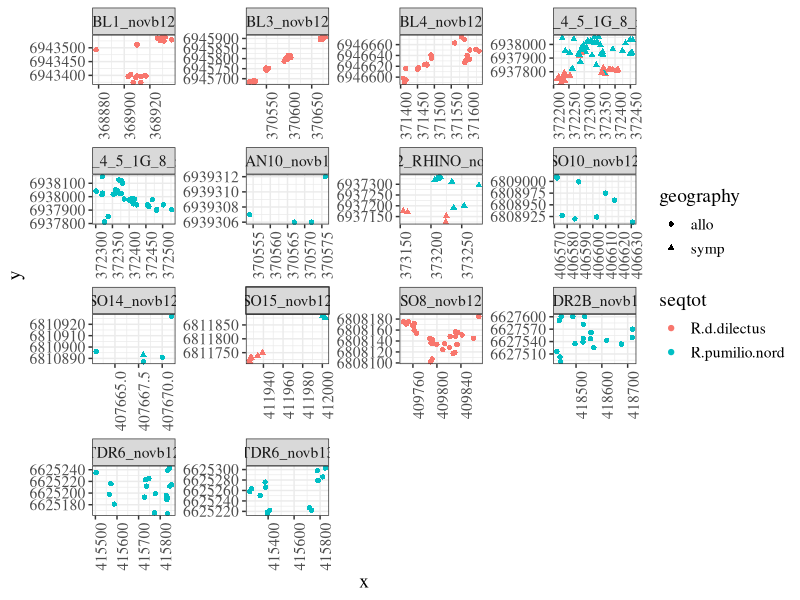

The R script that drew this image:
require(dplyr)
require(tidyr)
require(ggplot2)


dat = read.table("data_claire.csv",sep=",",header=T)
head(dat)
dat %>% mutate(date=as.Date(date,format ="%m/%d/%Y")) %>% filter(nuit>4) %>% select(indiv) %>% unique %>% dim
dat %>% mutate(date=as.Date(date,format ="%m/%d/%Y")) %>% filter(nuit>4) %>% select(NS_name_mission) %>% unique %>% dim


png("data_claire_plot.png",res = 300, units = 'cm',width=30,height=30)
dat %>% mutate(date=as.Date(date,format ="%m/%d/%Y")) %>% filter(nuit>4) %>% ggplot() + geom_point(aes(x=x,y=y,color=seqtot,shape=geography)) + facet_wrap(~ site_mission,scale="free") + theme_bw() + theme(text = element_text(family="Times",size=14),axis.text.x = element_text(angle =90))

dev.off()
